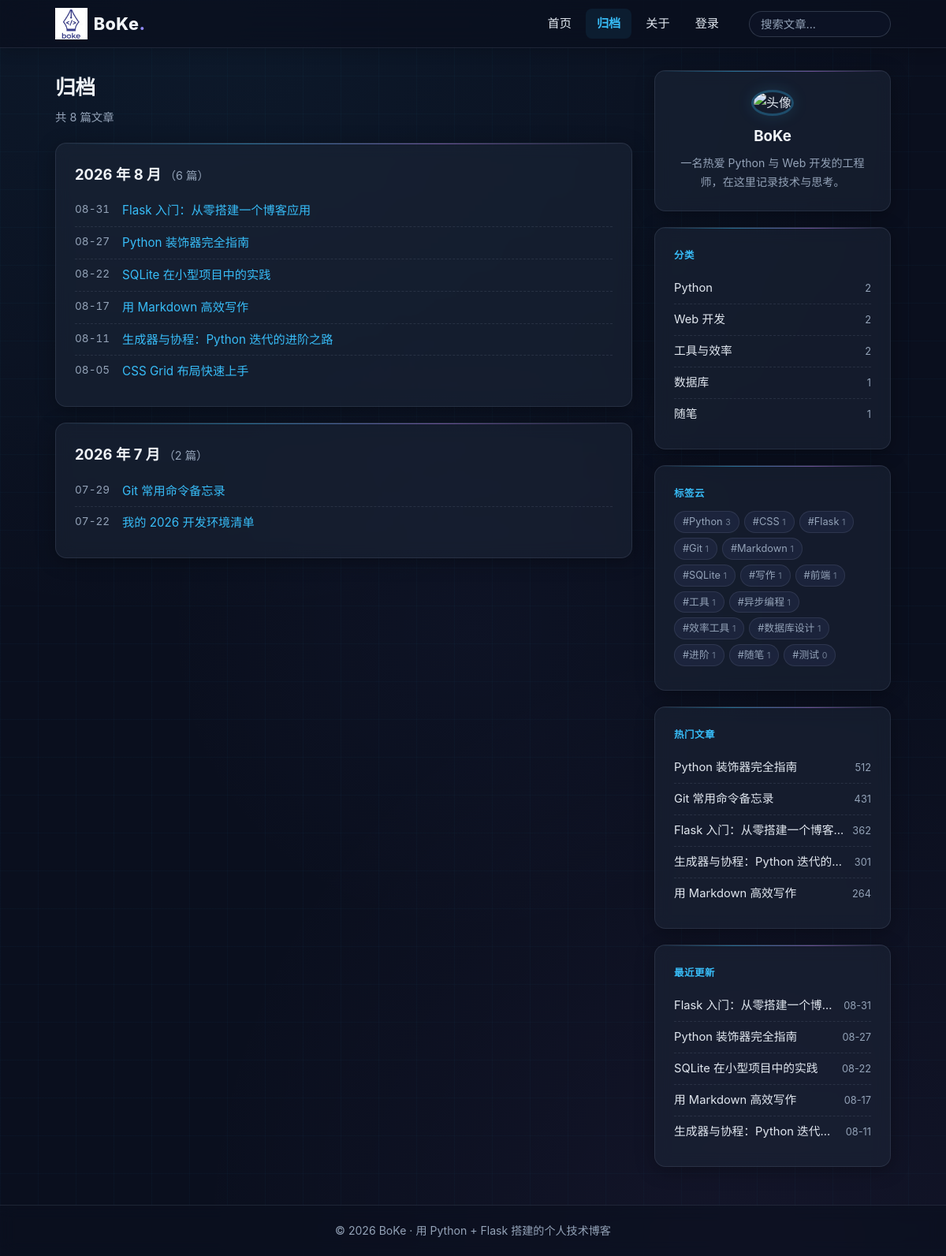
Page /archive on the committed database.
### models.py (models this page shows, shortened)
class Post(db.Model):
    id = db.Column(db.Integer, primary_key=True)
    title = db.Column(db.String(200), nullable=False)
    slug = db.Column(db.String(200), unique=True, nullable=False)
    summary = db.Column(db.Text)
    content = db.Column(db.Text, nullable=False)
    created_at = db.Column(db.DateTime, default=datetime.now, nullable=False)
    updated_at = db.Column(db.DateTime, default=datetime.now,
                           onupdate=datetime.now, nullable=False)
    views = db.Column(db.Integer, default=0, nullable=False)
    published = db.Column(db.Boolean, default=True, nullable=False)
    category_id = db.Column(db.Integer, db.ForeignKey('category.id'))
    comments = db.relationship('Comment', backref='post',
                               cascade='all, delete-orphan', lazy='dynamic')

class Category(db.Model):
    id = db.Column(db.Integer, primary_key=True)
    name = db.Column(db.String(50), unique=True, nullable=False)
    posts = db.relationship('Post', backref='category', lazy='dynamic')

class Tag(db.Model):
    id = db.Column(db.Integer, primary_key=True)
    name = db.Column(db.String(50), unique=True, nullable=False)
    posts = db.relationship('Post', secondary=post_tags,
                            backref=db.backref('tags', lazy='joined'),
                            lazy='dynamic')

### app.py (the view)
    @app.route('/archive')
    def archive():
        posts = (Post.query.filter_by(published=True)
                 .order_by(Post.created_at.desc()).all())
        groups = {}
        for post in posts:
            key = (post.created_at.year, post.created_at.month)
            groups.setdefault(key, []).append(post)
        data = sorted(groups.items(), key=lambda kv: kv[0], reverse=True)
        return render_template('archive.html', archive_data=data,
                               title='归档', total=len(posts))

### templates/archive.html
{% extends 'base.html' %}
{% block content %}
<div class="page-head">
  <h1>{{ title }}</h1>
  <p class="muted">共 {{ total }} 篇文章</p>
</div>
{% for (year, month), posts in archive_data %}
<section class="card archive-group">
  <h2>{{ year }} 年 {{ month }} 月 <small class="muted">（{{ posts | length }} 篇）</small></h2>
  <ul class="archive-list">
    {% for post in posts %}
    <li>
      <span class="archive-date">{{ post.created_at.strftime('%m-%d') }}</span>
      <a href="{{ url_for('post_detail', slug=post.slug) }}">{{ post.title }}</a>
    </li>
    {% endfor %}
  </ul>
</section>
{% else %}
<div class="card empty">暂无文章。</div>
{% endfor %}
{% endblock %}

### templates/base.html (shortened to what this page needs)
<!DOCTYPE html>
<html lang="zh-CN">
<head>
<link rel="stylesheet" href="{{ url_for('static', filename='css/style.css') }}">
<link rel="stylesheet" href="{{ url_for('static', filename='css/pygments.css') }}">
</head>
<body>
<header class="site-header">
  <div class="container header-inner">
    <a class="logo" href="{{ url_for('index') }}"><img src="{{ url_for('static', filename='assets/logo.png') }}" alt="BoKe 技术博客">BoKe<span>.</span></a>
    <nav class="nav" id="site-nav">
      <a href="{{ url_for('index') }}" class="{{ 'active' if request.path == '/' }}">首页</a>
      <a href="{{ url_for('archive') }}" class="{{ 'active' if request.path == '/archive' }}">归档</a>
      <a href="{{ url_for('about') }}" class="{{ 'active' if request.path == '/about' }}">关于</a>
      {% if session.get('admin_id') %}
        <a href="{{ url_for('admin_dashboard') }}">后台</a>
        <a href="{{ url_for('admin_logout') }}">退出</a>
      {% else %}
        <a href="{{ url_for('admin_login') }}">登录</a>
      {% endif %}
    </nav>
    <form class="search-form" action="{{ url_for('search') }}" method="get">
      <input type="search" name="q" placeholder="搜索文章..." value="{{ request.args.get('q', '') }}">
    </form>
  </div>
</header>
<main class="container layout">
  <div class="content">
    {% block content %}{% endblock %}
  </div>
  <aside class="sidebar">
    <section class="card about-card">
      <img class="avatar" src="https://trae-api-cn.mchost.guru/api/ide/v1/text_to_image?prompt=flat%20minimal%20illustration%20avatar%20of%20a%20friendly%20programmer%20wearing%20headphones%2C%20indigo%20and%20white%20color%20palette%2C%20soft%20geometric%20background&image_size=square" alt="头像">
      <h3>BoKe</h3>
      <p class="muted">一名热爱 Python 与 Web 开发的工程师，在这里记录技术与思考。</p>
    </section>
    <section class="card">
      <h3 class="card-title">分类</h3>
      <ul class="side-list">
        {% for cat, count in nav_categories %}
        <li><a href="{{ url_for('category', name=cat.name) }}">{{ cat.name }}</a><span class="count">{{ count }}</span></li>
        {% else %}
        <li class="muted">暂无分类</li>
        {% endfor %}
      </ul>
    </section>
    <section class="card">
      <h3 class="card-title">标签云</h3>
      <div class="cloud">
        {% for tag, count in tag_cloud %}
        <a class="tag" href="{{ url_for('tag', name=tag.name) }}">#{{ tag.name }} <small>{{ count }}</small></a>
        {% else %}
        <span class="muted">暂无标签</span>
        {% endfor %}
      </div>
    </section>
    <section class="card">
      <h3 class="card-title">热门文章</h3>
      <ul class="side-list">
        {% for post in top_posts %}
        <li class="side-post"><a href="{{ url_for('post_detail', slug=post.slug) }}">{{ post.title }}</a><span class="count">{{ post.views }}</span></li>
        {% endfor %}
      </ul>
    </section>
    <section class="card">
      <h3 class="card-title">最近更新</h3>
      <ul class="side-list">
        {% for post in recent_posts %}
        <li class="side-post"><a href="{{ url_for('post_detail', slug=post.slug) }}">{{ post.title }}</a><span class="count">{{ post.created_at.strftime('%m-%d') }}</span></li>
        {% endfor %}
      </ul>
    </section>
  </aside>
</main>
<footer class="site-footer">
  <div class="container">
    <p>© 2026 BoKe · 用 Python + Flask 搭建的个人技术博客</p>
  </div>
</footer>
</body>
</html>

### rows in the picture
Post: created_at "08-31", title "Flask 入门：从零搭建一个博客应用", views "362"
Post: created_at "08-27", title "Python 装饰器完全指南", views "512"
Post: created_at "08-22", title "SQLite 在小型项目中的实践"
Post: created_at "08-17", title "用 Markdown 高效写作", views "264"
Post: created_at "08-11", title "生成器与协程：Python 迭代的进阶之路", views "301"
Post: created_at "08-05", title "CSS Grid 布局快速上手"
Post: created_at "07-29", title "Git 常用命令备忘录", views "431"
Post: created_at "07-22", title "我的 2026 开发环境清单"
Category: name "Python", id "2"
Category: name "Web 开发", count "2"
Category: name "工具与效率", count "2"
Category: name "数据库", count "1"
Category: name "随笔", count "1"
Tag: name "Python", count "3"
Tag: name "CSS", count "1"
Tag: name "Flask", id "1"
Tag: name "Git", count "1"
Tag: name "Markdown", count "1"
Tag: name "SQLite", count "1"
Tag: name "写作", count "1"
Tag: name "前端", count "1"
Tag: name "工具", count "1"
Tag: name "异步编程", count "1"
Tag: name "效率工具", count "1"
Tag: name "数据库设计", count "1"
Tag: name "进阶", count "1"
Tag: name "随笔", count "1"
Tag: name "测试", count "0"

### other values in the picture
{{ title }} "归档"
{{ total }} "8"
{{ year }} "2026" "2026"
{{ month }} "8" "7"
{{ posts | length }} "6" "2"
